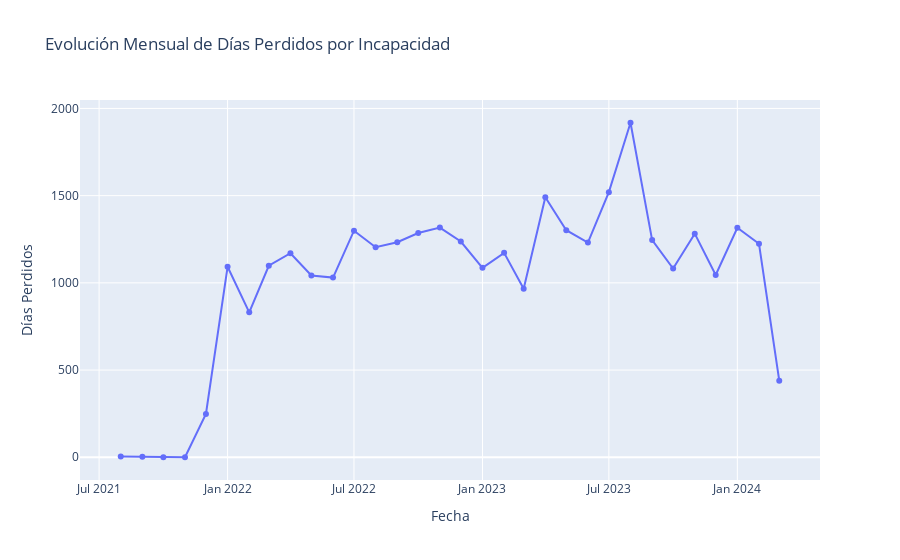

Notebook source saved alongside this figure:
### Code cell
historico_df, fig = data_eda.obtener_historico_dias_y_grafica(df)

# Ver tabla
print(historico_df.head())

# Ver gráfico en Jupyter
fig.show()
